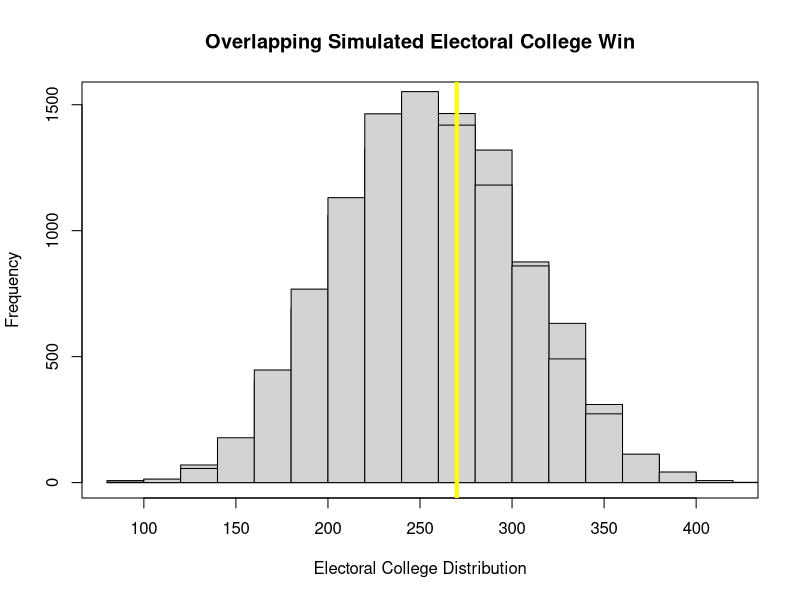

Generate this figure with R: (Note: a time limit stopped this script after it produced the figure.)



### METHOD 1 ###############


# sets working directory
wd<-"/Users/jfeliciano/Documents/advancedr/homework/Assignment11"
setwd(wd) 

# loads election data from directory
election_data <- read.csv("Election data.csv", header=TRUE)

# changeable for later
# number of simulation
num_simulation <- 10000
seed <- 12345

ptm <- proc.time()


dem_all_ec <- c()
rep_all_ec <- c()
ind_all_ec <- c()

for(sim in 1:num_simulation){
  dem_ec_tally <- 0
  rep_ec_tally <- 0
  ind_ec_tally <- 0
  
  
  for(state in 1:nrow(election_data)) {
    current_prob <- rmultinom(1, 1, prob = c(election_data[state,2], election_data[state,3],  election_data[state,4]))
    
    if(current_prob[1] == 1) {
      dem_ec_tally <- dem_ec_tally + election_data[state,"Electoral.Votes"]
    }else if(current_prob[2] == 1){
      rep_ec_tally <- rep_ec_tally + election_data[state,"Electoral.Votes"]
    }else{
      ind_ec_tally <- ind_ec_tally + election_data[state,"Electoral.Votes"]
    }
  }
  
  dem_all_ec <- c(dem_all_ec, dem_ec_tally)
  rep_all_ec <- c(rep_all_ec, rep_ec_tally)
  ind_all_ec <- c(ind_all_ec, ind_ec_tally)
}

hist(dem_all_ec, color="blac", main="Overlapping Simulated Electoral College Win", xlab="Electoral College Distribution")
hist(rep_all_ec, color="blue", add=T)
box()
abline(v = 270, lwd=4, col="yellow")









########## METHOD 2 ##########################



# sets working directory
wd<-"/Users/jfeliciano/Documents/advancedr/homework/Assignment11"
setwd(wd) 
library(dplyr)

# loads election data from directory
election_data <- read.csv("Election data.csv", header=TRUE)

# changeable for later
# number of simulation
num_simulation <- 10000
seed <- 242424242424


# Method 1





simulated_state_winner <- function(state){
  methods <- list()
  methods$method1 <- rmultinom(1, 1, prob = c(election_data[state,2], election_data[state,3],  election_data[state,4]))
  methods$method2 <- rmultinom(1, 1, prob = c(election_data[state,2]+election_data[state,4], election_data[state,3], 0))
  methods$method3 <- rmultinom(1, 1, prob = c(election_data[state,2], election_data[state,3]+election_data[state,4], 0))
  methods$method4 <- rmultinom(1, 1, prob = c(election_data[state,2]+election_data[state,4]/2, election_data[state,3]+election_data[state,4]/2, 0))
  
  electoral_distribution <- c()
  
  for(i in 1:4){
    dem_ec_tally <- 0
    rep_ec_tally <- 0
    
    if(methods[[i]][1] == 1){
      dem_ec_tally <- election_data[state,"Electoral.Votes"]
    }else if(methods[[i]][2] == 1){
      rep_ec_tally <- election_data[state,"Electoral.Votes"]
    }
    electoral_distribution <- c(electoral_distribution, dem_ec_tally, rep_ec_tally)
  }
  
  return(electoral_distribution)
}


one_national_election <- function(arg){
  one_simulation <- sapply(1:51, simulated_state_winner)
  ec_sum <- c()
  for(i in 1:nrow(one_simulation)){
    ec_sum <- c(ec_sum, sum(one_simulation[i,]))
  }
  return(ec_sum)
}


all_election <- sapply(1:10000, one_national_election)


par(mfrow=c(2,2)) 

hist(all_election[1,], col=rgb(0,0,1,0.2), main="Simulated Clinton-Trump EC Distribution\nMethod 1", xlab="Electoral College Distribution")
hist(all_election[2,], col=rgb(1,0,0,0.2), add=T)
box()
abline(v = 270, lwd=3, col="yellow")

hist(all_election[3,], col=rgb(0,0,1,0.2), main="Simulated Clinton-Trump EC Distribution\nMethod 2", xlab="Electoral College Distribution")
hist(all_election[4,], col=rgb(1,0,0,0.2), add=T)
box()
abline(v = 270, lwd=3, col="yellow")

hist(all_election[5,], col=rgb(0,0,1,0.2), main="Simulated Clinton-Trump EC Distribution\nMethod 3", xlab="Electoral College Distribution")
hist(all_election[6,], col=rgb(1,0,0,0.2), add=T)
box()
abline(v = 270, lwd=3, col="yellow")

hist(all_election[7,], col=rgb(0,0,1,0.2), main="Simulated Clinton-Trump EC Distribution\nMethod 4", xlab="Electoral College Distribution")
hist(all_election[8,], col=rgb(1,0,0,0.2), add=T)
box()
abline(v = 270, lwd=3, col="yellow")


win_dem_1 <- sum(all_election[1,] > 270 & (all_election[1,] > all_election[2,]))/num_simulation
win_rep_1 <- sum(all_election[2,] > 270 & (all_election[1,] < all_election[2,]))/num_simulation
undecided_1 <- 1- win_dem_1 - win_rep_1 

print(paste("using method 1, the democrats win", win_dem_1, ", whereas the republicans win", win_rep_1, ", whereas the prob for undecided election is", undecided_1))


win_dem_2 <- sum(all_election[3,] > 270 & (all_election[3,] > all_election[4,]))/num_simulation
win_rep_2 <- sum(all_election[4,] > 270 & (all_election[3,] < all_election[4,]))/num_simulation
undecided_2 <- 1- win_dem_2 - win_rep_2

print(paste("using method 2, the democrats win", win_dem_2, ", whereas the republicans win", win_rep_2, ", whereas the prob for undecided election is", undecided_2))



win_dem_3 <- sum(all_election[5,] > 270 & (all_election[5,] > all_election[6,]))/num_simulation
win_rep_3 <- sum(all_election[6,] > 270 & (all_election[5,] < all_election[6,]))/num_simulation
undecided_3 <- 1- win_dem_3 - win_rep_3

print(paste("using method 3, the democrats win", win_dem_3, ", whereas the republicans win", win_rep_3, ", whereas the prob for undecided election is", undecided_3))


win_dem_4 <- sum(all_election[7,] > 270 & (all_election[7,] > all_election[8,]))/num_simulation
win_rep_4 <- sum(all_election[8,] > 270 & (all_election[7,] < all_election[8,]))/num_simulation
undecided_4 <- 1- win_dem_4 - win_rep_4

print(paste("using method 4, the democrats win", win_dem_4, ", whereas the republicans win", win_rep_4, ", whereas the prob for undecided election is", undecided_4))
